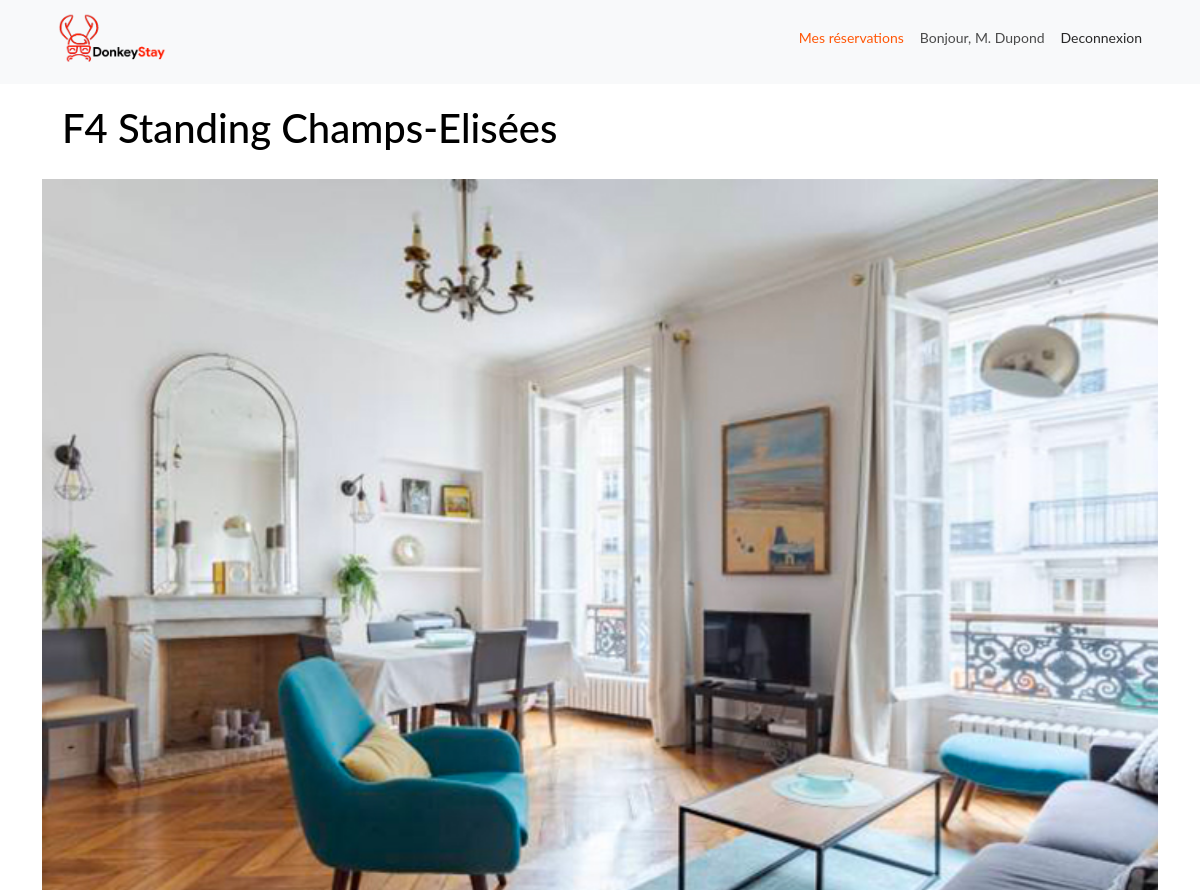
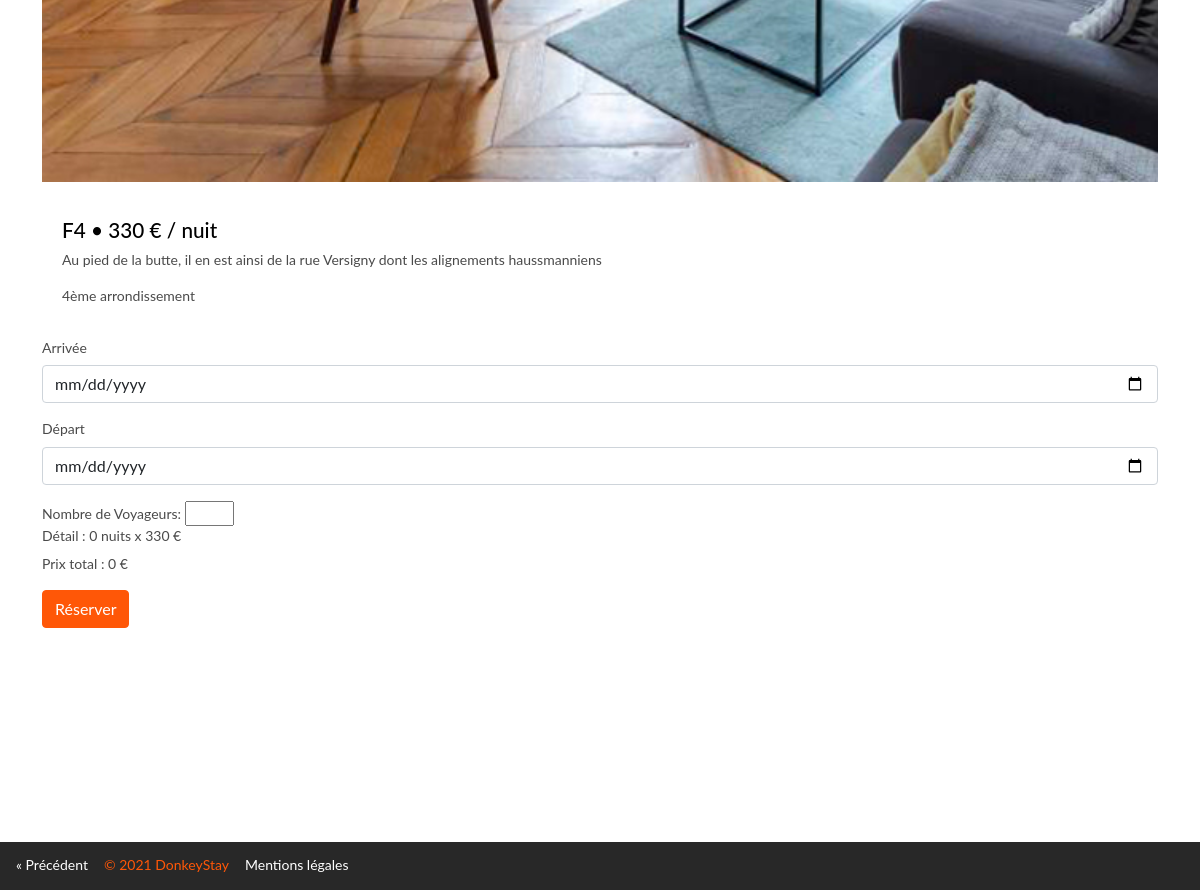
/rooms.php?id=3 (signed in), run on the app's committed database (2 pictures, top to bottom).
### tables this page shows
CREATE TABLE `rental` (
  `id` int NOT NULL AUTO_INCREMENT,
  `title` varchar(50) NOT NULL,
  `description` varchar(200) DEFAULT NULL,
  `adult` int NOT NULL,
  `child` int DEFAULT NULL,
  `price` int DEFAULT NULL,
  `image_id` int DEFAULT NULL,
  `type_id` int DEFAULT NULL,
  `location_id` int DEFAULT NULL,
  PRIMARY KEY (`id`),
  KEY `images_id_idx` (`image_id`),
  KEY `type_id_idx` (`type_id`),
  KEY `location_id_idx` (`location_id`),
  CONSTRAINT `images_id` FOREIGN KEY (`image_id`) REFERENCES `image` (`id`) ON DELETE CASCADE ON UPDATE CASCADE,
  CONSTRAINT `location_id` FOREIGN KEY (`location_id`) REFERENCES `location` (`id`),
  CONSTRAINT `type_id` FOREIGN KEY (`type_id`) REFERENCES `type` (`id`)
);

CREATE TABLE `image` (
  `id` int NOT NULL AUTO_INCREMENT,
  `image_url` text,
  `describe` varchar(200) DEFAULT NULL,
  PRIMARY KEY (`id`)
);

CREATE TABLE `type` (
  `id` int NOT NULL AUTO_INCREMENT,
  `type` varchar(200) NOT NULL,
  PRIMARY KEY (`id`)
);

CREATE TABLE `location` (
  `id` int NOT NULL AUTO_INCREMENT,
  `district` varchar(45) DEFAULT NULL,
  `city` varchar(45) DEFAULT NULL,
  PRIMARY KEY (`id`)
);

### rooms.php (the view, shortened to what this page needs)
<?php
include "db_conn.php";
if (isset($_SESSION['id']) && isset($_SESSION['lastname'])) {
    ?>
  <nav class="navbar navbar-light bg-light">
    <div class="container">
        <a class="navbar-brand" href="/search.php">
          <img src="/uploads/logo.png" alt="logo"/>
        </a>
        <div class="btn-group" role="group" aria-label="Basic example">
            <a href="user.php" class="booking">Mes réservations</a>
            <p class="hello">Bonjour, <?php echo "M. ". $_SESSION['lastname']?> </p>
            <a href="logout.php" class="logout">Deconnexion</a>
        </div>
    </div>
  </nav>
    <?php
} else {
        header("Location: form_login.php");
        exit();
    }
    $rental_id = $_GET['id'];
    $sql = "SELECT * FROM `rental`
    WHERE rental.id=$rental_id";
    $result=mysqli_query($conn, $sql);
    $row = mysqli_fetch_assoc($result);
        $checkin = $_SESSION['check-in'];
        $checkout = $_SESSION['check-out'];
        $rental_price = $row['price'];
        $date1 = new DateTime($checkin);
        $date2 = new DateTime($checkout);
        $diff = $date1->diff($date2);
        $booking_price = $diff->days * $rental_price;
    $sql1 = "SELECT rental.id, rental.title, rental.description, rental.price, rental.image_id, image.image_url, rental.type_id, rental.location_id, location.district, type.type FROM rental
        JOIN image ON rental.image_id = image.id
        JOIN type ON rental.type_id = type.id
        JOIN location on rental.location_id = location.id
        WHERE rental.id=$rental_id";
    $result1 = $conn->query($sql1);
    $row2 = mysqli_fetch_assoc($result1);
    ?>
<!doctype html>
<html lang="fr">
  <head>
    <link href="https://cdn.jsdelivr.net/npm/bootstrap@5.0.2/dist/css/bootstrap.min.css" rel="stylesheet">
    <link href="/listing/style.css" rel="stylesheet">
  </head>
  <body>
  <div class=container>
      <?php
      if ($row2) {
          ?>
        <div class="item js-marker"><br>
        <h1><?php echo $row2["title"] ?></h2> <br>
          <img class="img-prod" src="/listing/uploads/<?=$row2['image_url']?>"> <br>
          <h4><?php echo $row2["type"] . ' • ' . $rental_price . ' € / nuit'; ?></h4>
          <p><?php echo $row2["description"] ?></p>
          <p><?php echo $row2["district"] ?></p>
        </div>
      <?php
      }?>
  </div>
    <div class = "container">
        <form method = "post">
            <div class="mb-3">
                <label for="checkin" class="form-label">Arrivée</label>
                <input type="date" class="form-control datepicker-from" id="fromDate" placeholder="" name="checkin" autocomplete="off" value="<?php echo $_SESSION['check-in'];?>">
            </div>
            <div class="mb-3">
                <label for="checkout" class="form-label">Départ</label>
                <input type="date" class="form-control datepicker-to" id="toDate" placeholder="" name="checkout" autocomplete="off" value="<?php echo $_SESSION['check-out'];?>">
            </div>
            <label for="quantity">Nombre de Voyageurs:</label>
            <input type="number" id="quantity" name="quantity" min="1" max="6" value="<?php echo $_SESSION['traveller'];?>">
            <div class="mb-3">
                <label for="checkout" class="form-label">Détail :</label>
                <span id="nbNights"><?php echo $diff->days . " nuits x " . $rental_price . " €" ;?></span><br>
                <span>Prix total : <span id="priceTotal"><?php echo $booking_price . "</span> €";?></span>
            </div>
            <button type="submit" class="btn btn-primary" name="submit" id="liveToastBtn">Réserver</button>
            <div aria-live="polite" aria-atomic="true" class="d-flex justify-content-center align-items-center" style="min-height: 200px;">
                </div>
        </form>
    </div>
    <footer>
        <div class=container-foo>
            <div>
                <a href="javascript:history.go(-1)" class="previous">&laquo; Précédent</a>
            </div>
            <div class=copyright>
                <p>© 2021 DonkeyStay</p>
            </div>
            <div>
                <a href="#" class="previous">Mentions légales</a>
            </div>
        </div>
    </footer>
</body>
</html>

### listing/style.css (style rules this page uses)
body { font-family: sans-serif; margin: 0; padding: 0; line-height: 1.4; color: #4a4a4a; }
h1, h2, h3, h4, h5, h6 { color: #000; }
.item { cursor: pointer; margin-bottom: 2rem; transition: box-shadow .3s; padding: 0 20px; }
.item h4 { margin: 1rem 0 0.5rem 0; }
.item p { margin: 0 0 1rem 0; }
.item img { width: calc(100% + 40px); margin-left: -20px; display: block; }
.logout { color:grey; }
a { text-decoration: none; display: inline-block; padding: 8px 16px; }
.previous { color: white; }
img { display: block; width: 100%; }
.navbar-brand { width: 140px; height: 68px; }
.hello { margin-top: 8.4px; }
.logout { color: #282828; }
.booking { color: #ff5707; }
footer { background-color: #282828; bottom: 0; width: 100%; padding-top: 5px; position: unset; flex-shrink: 0; display: flex; color: #ff5707; }
.copyright { margin-top:8px; }
.container-foo { display: inline-flex; }
body { font-family: "Lato", "Arial", "Helvetica Neue", sans-serif; font-weight: 400; font-size: 14px; }
h4 { font-size: calc(1.07rem + .3vw) !important; }
.btn-primary { color: #fff; background-color: #ff5707; border-color: #ff5707; }

### data on the page
rental: title "F4 Standing Champs-Elisées", image.image_url (picture), type.type "F4", price "330", description "Au pied de la butte, il en est ainsi de la rue Versigny dont les alignements haussmanniens", location.district "4ème arrondissement", price "0"

### other printed values
$_SESSION['lastname'] "Dupond"
$diff->days "0"
